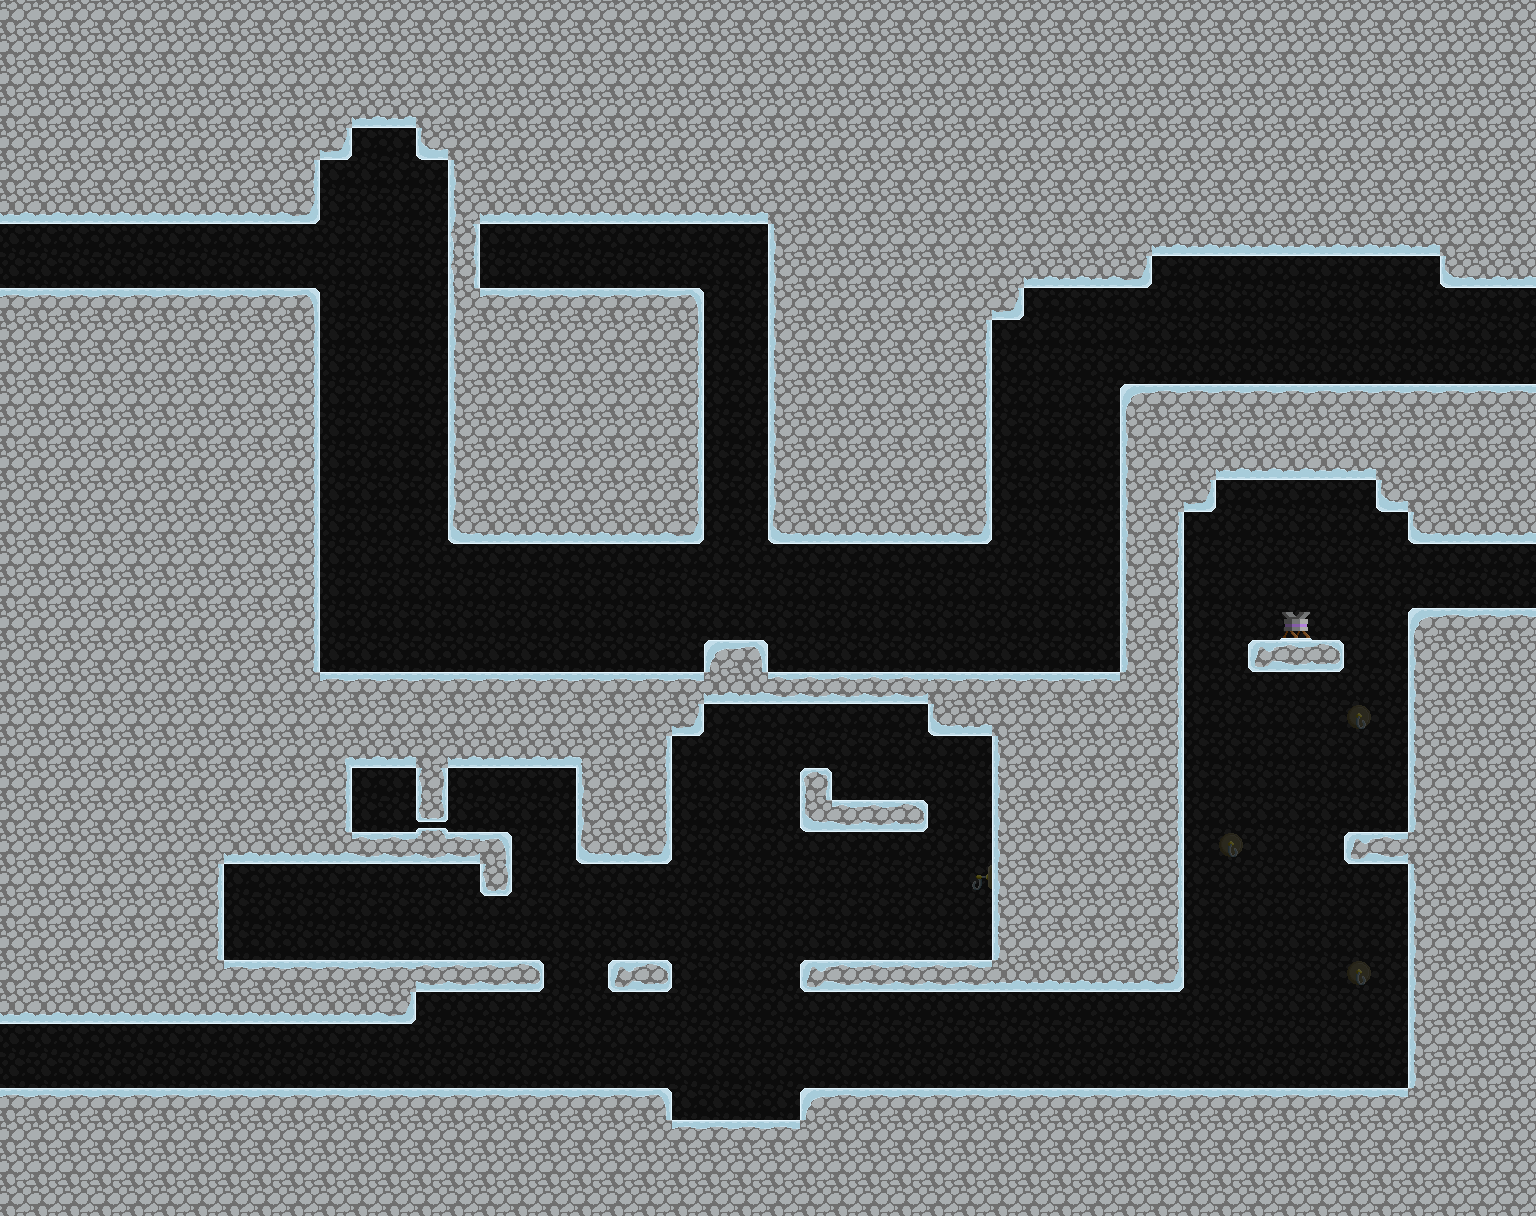

A 2D game scene composited from a Tiled map and its tileset images. What follows is a short description and the map's XML, with each tile layer's data collapsed to a summary:
An orthogonal 48x38 tile map with 32x32 px tiles, 2 tile layers (tilemap, foreground) and 17 objects (6x door, 4x travelPoint, 2x floorButton, 2x slamButton, wallButton, ...).

<map version="1.0" orientation="orthogonal" width="48" height="38" tilewidth="32" tileheight="32">
 <tileset firstgid="1" name="tilemap" tilewidth="32" tileheight="32">
  <image source="gfx/tilemap.png" width="192" height="320" />
 </tileset>
 <layer name="tilemap" width="48" height="38" opacity="0.34">
  <data>[1824 cells, 1824 non-empty, 3 distinct tile ids]</data>
 </layer>
 <layer name="foreground" width="48" height="38">
  <data>[1824 cells, 1175 non-empty, 20 distinct tile ids]</data>
 </layer>
 <objectgroup name="objects" width="48" height="38">
  <object name="room4-3to5-1upper" type="travelPoint" x="1504" y="288" width="32" height="96">
   <properties>
    <property name="map" value="room5-1" />
    <property name="target" value="room5-1to4-3upper" />
   </properties>
  </object>
  <object name="room4-3to5-1lower" type="travelPoint" x="1504" y="544" width="32" height="64">
   <properties>
    <property name="map" value="room5-1" />
    <property name="target" value="room5-1to4-3lower" />
   </properties>
  </object>
  <object name="room4-3fdoor1button" type="floorButton" x="1344" y="800" width="64" height="32">
   <properties>
    <property name="door" value="room4-3door1" />
   </properties>
  </object>
  <object name="room4-3door4button" type="slamButton" x="672" y="1088" width="128" height="32">
   <properties>
    <property name="door" value="room4-3door4" />
   </properties>
  </object>
  <object name="room4-3door3" type="door" x="928" y="800" width="64" height="32" />
  <object name="room4-3door1" type="door" x="480" y="896" width="32" height="64" />
  <object name="room4-3door2" type="door" x="512" y="832" width="64" height="32" />
  <object name="room4-3door3button" type="wallButton" x="352" y="800" width="32" height="32">
   <properties>
    <property name="door" value="room4-3door3" />
    <property name="left" value="false" />
   </properties>
  </object>
  <object name="room4-3door2button" type="floorButton" x="256" y="928" width="64" height="32">
   <properties>
    <property name="door" value="room4-3door2" />
   </properties>
  </object>
  <object name="room4-3to4-2" type="travelPoint" x="0" y="1024" width="32" height="64">
   <properties>
    <property name="map" value="room4-2" />
    <property name="target" value="room4-2to4-3" />
   </properties>
  </object>
  <object name="room4-3to0-2" type="travelPoint" x="0" y="224" width="32" height="64">
   <properties>
    <property name="map" value="room0-2" />
    <property name="target" value="room0-2to4-3" />
   </properties>
  </object>
  <object name="room4-3door4" type="door" x="1408" y="544" width="32" height="64" />
  <object name="room4-3door5" type="door" x="672" y="224" width="32" height="64" />
  <object name="room4-3door5button" type="slamButton" x="320" y="640" width="128" height="32">
   <properties>
    <property name="door" value="room4-3door5" />
   </properties>
  </object>
  <object type="powerup" x="1280" y="576" width="32" height="32">
   <properties>
    <property name="powerup" value="5" />
   </properties>
  </object>
  <object name="room4-3door6" type="door" x="288" y="224" width="32" height="64" />
  <object name="room4-3door6button" type="wallbutton" x="480" y="256" width="32" height="32">
   <properties>
    <property name="door" value="room4-3door6" />
    <property name="left" value="false" />
   </properties>
  </object>
 </objectgroup>
</map>
